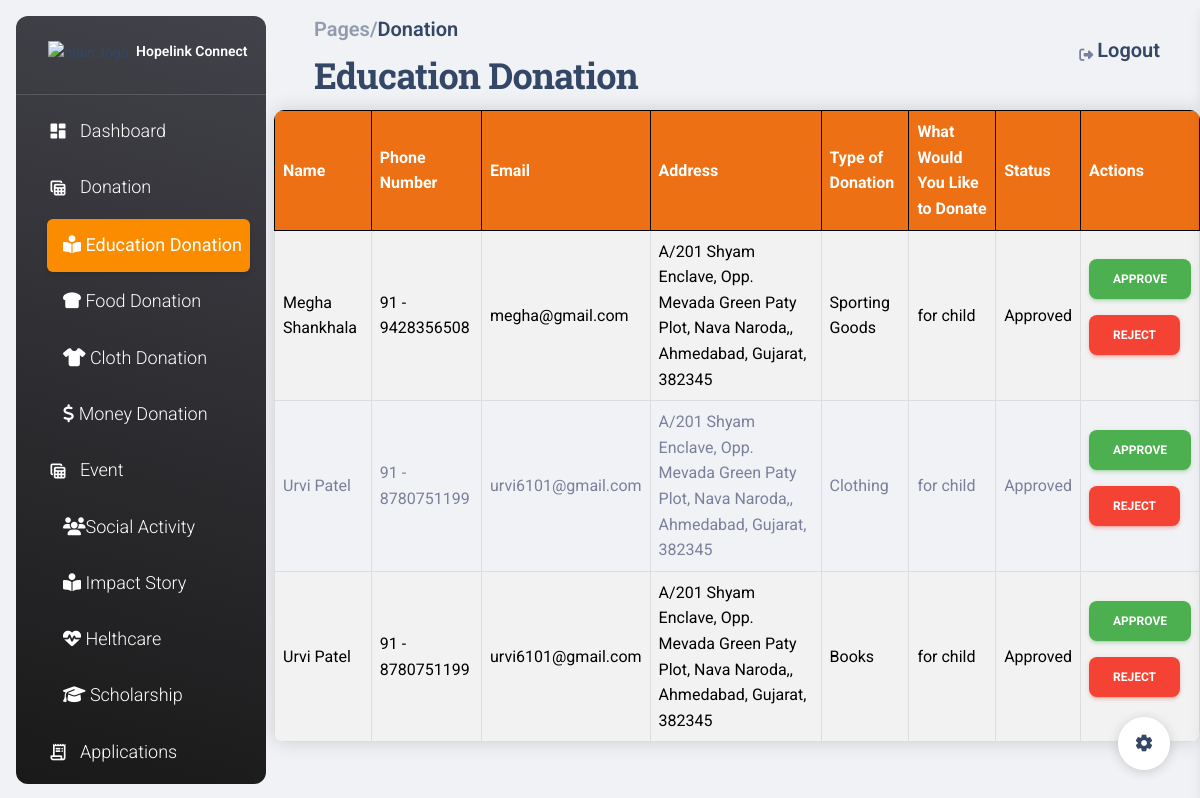
The page /admin_edudonation/ on the database its author committed.
### ngo/models.py (models this page shows, shortened)
class EducationDonation(models.Model):
    formType = models.CharField(max_length=255)
    username = models.CharField(max_length=100)
    name = models.CharField(max_length=100)
    ph_code = models.CharField(max_length=3)
    phone_number = models.CharField(max_length=10)
    email = models.EmailField()
    address = models.CharField(max_length=255)
    city = models.CharField(max_length=255)
    state = models.CharField(max_length=255)
    area_code = models.CharField(max_length=10)
    status = models.CharField(
        max_length=255,
        choices=[
            ("Pending", "Pending"),
            ("Approved", "Approved"),
            ("Rejected", "Rejected"),
        ],
        default="Pending",
        )
    type_of_donation = models.CharField(max_length=255, choices=[
        ("Financial Donations", "Financial Donations"),
        ("Clothing", "Clothing"),
        ("Shoes and Bags", "Shoes and Bags"),
        ("Kitchenware", "Kitchenware"),
        ("Books", "Books"),
        ("Toys and Games", "Toys and Games"),
        ("Arts", "Arts"),
        ("Linens", "Linens"),
        ("Hygiene Essentials", "Hygiene Essentials"),
        ("Sporting Goods", "Sporting Goods"),
        ("Furniture", "Furniture"),
        ("Other", "Other"),
    ])
    what_would_you_like_to_donate = models.TextField()
    notes = models.TextField(blank=True)

### ngo/views.py (the view, shortened to what this page needs)
# urls.py: path('admin_edudonation/', views.admin_edudonation, name='admin_edudonation'),
def admin_edudonation(request):
    education_donations = EducationDonation.objects.all().order_by('-id')
    context = {
        'education_donations': education_donations
    }
    return render(request, 'ngo/admin_edudonation.html', context)

### ngo/templates/ngo/admin_edudonation.html (shortened to what this page needs)
{% extends 'adminbase.html' %}
{% load static %}
{% block content %}
<nav class="navbar navbar-main navbar-expand-lg px-0 mx-4 shadow-none border-radius-xl" id="navbarBlur" navbar-scroll="true">
    <div class="container-fluid py-1 px-3">
      <nav aria-label="breadcrumb">
        <ol class="breadcrumb bg-transparent mb-0 pb-0 pt-1 px-0 me-sm-6 me-5">
          <li class="breadcrumb-item text-sm"><a class="opacity-5 text-dark" href="javascript:;"><h5>Pages/</h5></a></li>
          <li  aria-current="page"><h5>Donation</h5></li>
        </ol>
        <h2 class="font-weight-bolder mb-0">Education Donation</h2>
      </nav>
      <div class="collapse navbar-collapse mt-sm-0 mt-2 me-md-0 me-sm-4" id="navbar">
        <div class="ms-md-auto pe-md-3 d-flex align-items-center">
          <div class="input-group input-group-outline">
            <label class="form-label"></label>
          </div>
        </div>
        <ul class="navbar-nav  justify-content-end">
          <li class="nav-item d-flex align-items-center">
            <a href="javascript:;" class="nav-link text-body font-weight-bold px-0">
              <i class="fa fa-sign-out me-sm-1"></i>
              <a href="{% url 'login' %}"><span class="d-sm-inline d-none"><h5>Logout</h5></span></a>
            </a>
          </li>
        </ul>
      </div>
    </div>
  </nav>
  <section>
    <table class="custom-table education-table">
        <tr>
            <th>Name</th>
            <th>Phone Number</th>
            <th>Email</th>
            <th>Address</th>
            <th>Type of Donation</th>
            <th>What Would You Like to Donate</th>
            <th>Status</th>
            <th>Actions</th>
        </tr>
        {% for education_donation in education_donations %}
            <tr>
                <td>{{ education_donation.name }}</td>
                <td>{{ education_donation.ph_code }} - {{ education_donation.phone_number }}</td>
                <td>{{ education_donation.email }}</td>
                <td>{{ education_donation.address }}, {{ education_donation.city }}, {{ education_donation.state }}, {{ education_donation.area_code }}</td>
                <td>{{ education_donation.type_of_donation }}</td>
                <td>{{ education_donation.what_would_you_like_to_donate }}</td>
                <td id="status-{{ education_donation.id }}">{{ education_donation.status }}</td>
                <td>
                  <form action="{% url 'admin_edudonation' %}" method="post">
                    <button type="submit" class="btn btn-success">Approve</button>
                  </form>
                  <form action="{% url 'admin_edudonation' %}" method="post">
                    <button type="submit" class="btn btn-danger">Reject</button>
                  </form>
                </td>
            </tr>
        {% endfor %}
    </table>
</section>
{% endblock %}

### ngo/templates/ngo/admin_edudonation.html (style rules this page uses)
.custom-table { border-collapse: collapse; width: 100%; margin-bottom: 20px; border-radius: 10px; overflow: hidden; box-shadow: 0 0 20px rgba(0, 0, 0, 0.15); }
.custom-table th, .custom-table td { border: 1px solid #dddddd; padding: 8px; text-align: left; }
.custom-table th { background-color: #f2f2f2; color: #333; }
.custom-table tr:nth-child(even) { background-color: #f2f2f2; }
.custom-table th { background-color: #ed7014; color: #ffff; font-weight: bold; border-color:#000; }
.custom-table tr:nth-child(even) { background-color: #f2f2f2; color:#000; }

### rows shown on the page
EducationDonation: name "Megha Shankhala", ph_code "91", phone_number "9428356508", email "megha@gmail.com", address "A/201 Shyam Enclave, Opp. Mevada Green Paty Plot, Nava Naroda,", city "Ahmedabad", state "Gujarat", area_code "382345", type_of_donation "Sporting Goods", what_would_you_like_to_donate "for child", status "Approved"
EducationDonation: name "Urvi Patel", ph_code "91", phone_number "8780751199", email "urvi6101@gmail.com", address "A/201 Shyam Enclave, Opp. Mevada Green Paty Plot, Nava Naroda,", city "Ahmedabad", state "Gujarat", area_code "382345", type_of_donation "Clothing", what_would_you_like_to_donate "for child", status "Approved"
EducationDonation: name "Urvi Patel", ph_code "91", phone_number "8780751199", email "urvi6101@gmail.com", address "A/201 Shyam Enclave, Opp. Mevada Green Paty Plot, Nava Naroda,", city "Ahmedabad", state "Gujarat", area_code "382345", type_of_donation "Books", what_would_you_like_to_donate "for child", status "Approved"
